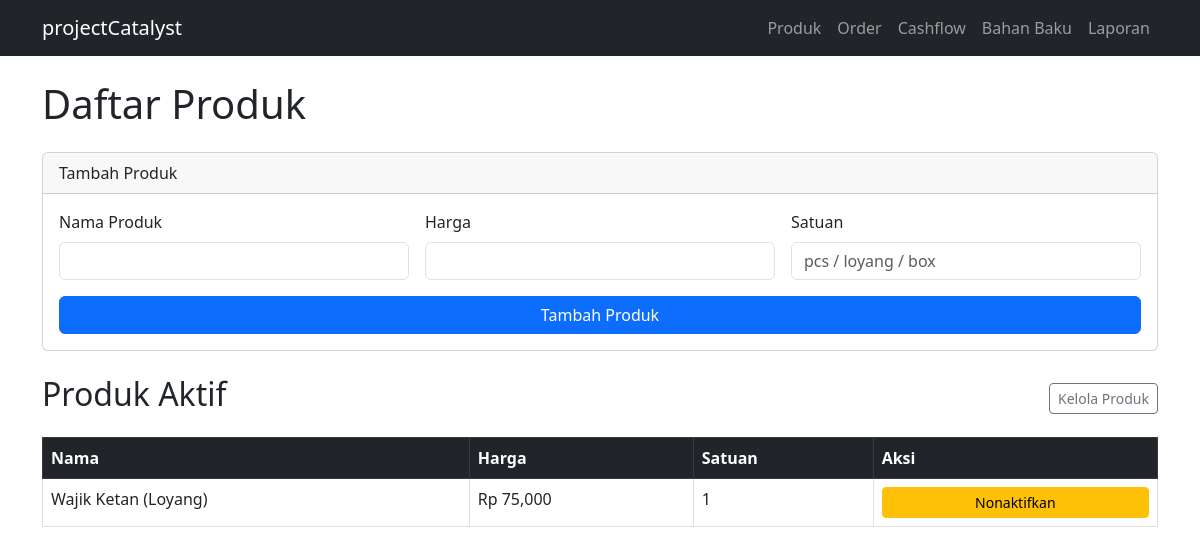
/products, run on an earlier commit of the app's database.
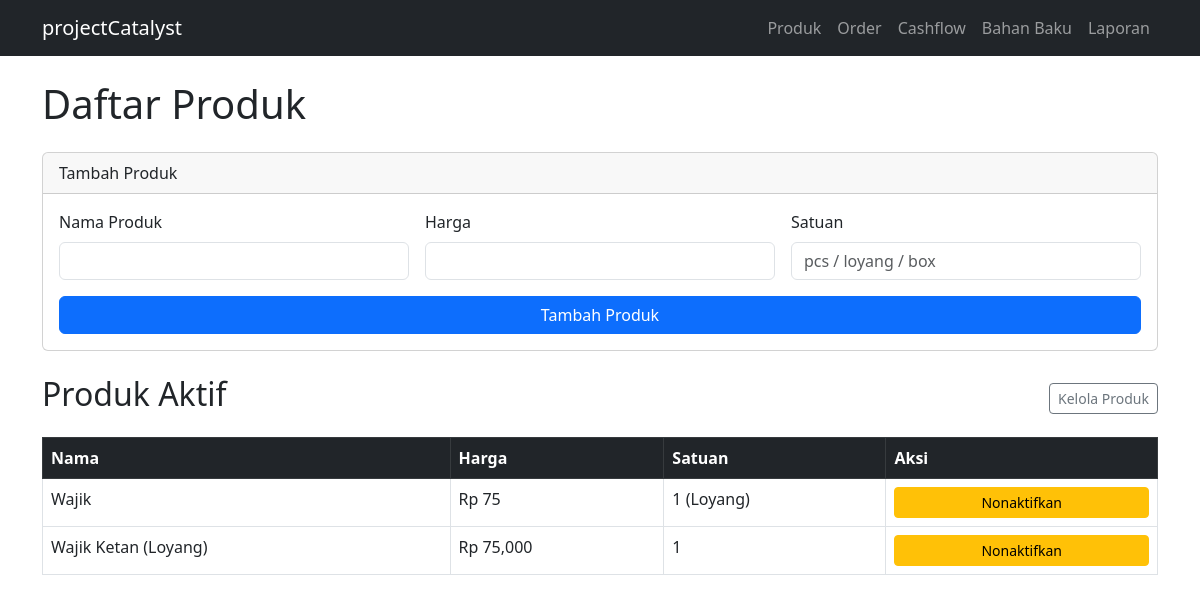
And on a later commit of the database.
### tables this page shows
CREATE TABLE products (
    id          INTEGER PRIMARY KEY AUTOINCREMENT,
    name        TEXT NOT NULL,
    price       REAL NOT NULL,
    unit        TEXT NOT NULL,
    is_active   INTEGER DEFAULT 1,
    created_at  TEXT DEFAULT CURRENT_TIMESTAMP
);

### app.py (the view)
@app.route('/products')
def products():
    all_products = get_all_products()
    return render_template('products.html', products=all_products)

### database/db.py (called while the page is built)
def get_connection():
    conn = sqlite3.connect(DB_PATH)
    conn.row_factory = sqlite3.Row
    conn.execute("PRAGMA foreign_keys = ON")
    return conn

def get_all_products():
    conn = get_connection()
    products = conn.execute(
        "SELECT * FROM products WHERE is_active = 1 ORDER BY name"
    ).fetchall()
    conn.close()
    return products

### templates/products.html (shortened to what this page needs)
{% extends 'base.html' %}
{% block content %}
<h1 class="mb-4">Daftar Produk</h1>
<div class="card mb-4">
    <div class="card-header">Tambah Produk</div>
    <div class="card-body">
        <form action="/products/add" method="POST">
            <div class="row g-3">
                <div class="col-12 col-md-4">
                    <label class="form-label">Nama Produk</label>
                    <input type="text" name="name" class="form-control" required>
                </div>
                <div class="col-12 col-md-4">
                    <label class="form-label">Harga</label>
                    <input type="number" name="price" class="form-control" required>
                </div>
                <div class="col-12 col-md-4">
                    <label class="form-label">Satuan</label>
                    <input type="text" name="unit" class="form-control" placeholder="pcs / loyang / box" required>
                </div>
            </div>
            <button type="submit" class="btn btn-primary mt-3 w-100 w-md-auto">Tambah Produk</button>
        </form>
    </div>
</div>
<div class="d-flex justify-content-between align-items-center mb-3">
    <h2>Produk Aktif</h2>
    <a href="/products/manage" class="btn btn-outline-secondary btn-sm">Kelola Produk</a>
</div>
{% if products %}
<div class="table-responsive">
<table class="table table-bordered table-hover">
    <thead class="table-dark">
        <tr>
            <th>Nama</th>
            <th>Harga</th>
            <th>Satuan</th>
            <th>Aksi</th>
        </tr>
    </thead>
    <tbody>
        {% for product in products %}
        <tr>
            <td>{{ product['name'] }}</td>
            <td>Rp {{ "{:,.0f}".format(product['price']) }}</td>
            <td>{{ product['unit'] }}</td>
            <td>
                <form action="/products/delete/{{ product['id'] }}" method="POST"
                      onsubmit="return confirm('Nonaktifkan produk ini?')">
                    <button type="submit" class="btn btn-warning btn-sm w-100">Nonaktifkan</button>
                </form>
            </td>
        </tr>
        {% endfor %}
    </tbody>
</table>
</div>
{% else %}
<p class="text-muted">Belum ada produk. Tambahkan produk pertama!</p>
{% endif %}
{% endblock %}

What changed in the data, as far as the page shows it:
now on this page (row edited): products: name "Wajik", price "75", unit "1 (Loyang)"
